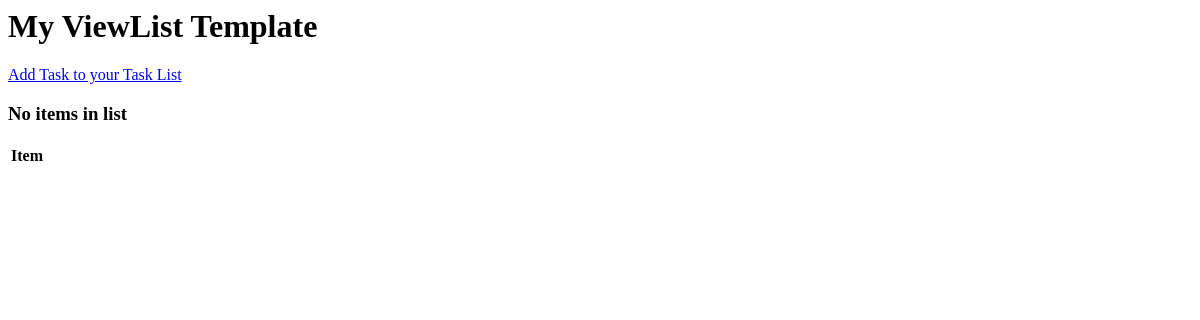
/, run on an earlier commit of the app's database.
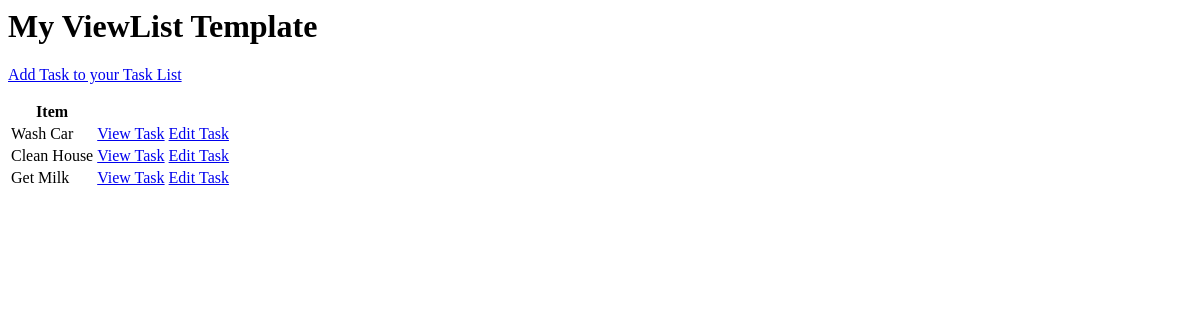
And on a later commit of the database.
### base/models.py (models this page shows, shortened)
class Task(models.Model):
    user = models.ForeignKey(User, on_delete=models.CASCADE, null=True, blank=True)
    title = models.CharField(max_length=200)
    description = models.TextField(null=True, blank=True)
    complete = models.BooleanField(default=False)
    created = models.DateTimeField(auto_now_add=True)
    '''
    This is how we can order a queryset - whenever we are returning multiple items order it by this
    value here
    '''
    class Meta:
        ordering = ['complete']

### base/views.py (the view)
# urls.py: path('', views.TaskList.as_view(), name='tasks'),
class TaskList(ListView):
    model = Task
    context_object_name = 'tasks'   # Instead of the default 'object_list' - this is the queryset of the tasks (python representation of the model)

### base/templates/base/task_list.html
<h1> My ViewList Template </h1>
<p><a href="{% url 'task-create' %}"> Add Task to your Task List </a></p>
<table>
    <tr>
        <th> Item </th>
        <th></th>
    </tr>
    {% for task in tasks %}
    <tr>
       <td> {{task.title}} </td>
       <td> <a href="{% url 'task' task.id %}"> View Task </a> </td>
       <td> <a href="{% url 'task-update' task.id %}"> Edit Task </a> </td>
    </tr>
    {% empty %}
    <h3> No items in list </h3>
    {% endfor %}
</table>

What changed in the data, as far as the page shows it:
added Task: title "Wash Car"
added Task: title "Clean House"
added Task: title "Get Milk"
Also different on the page:
text no longer shown: "No items in list"
